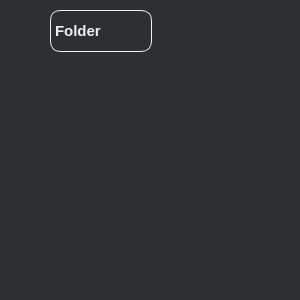
<?xml version="1.0" encoding="UTF-8"?>
<ui version="4.0">
 <class>Explorer</class>
 <widget class="QWidget" name="Explorer">
  <property name="geometry">
   <rect>
    <x>0</x>
    <y>0</y>
    <width>300</width>
    <height>300</height>
   </rect>
  </property>
  <property name="windowTitle">
   <string>Form</string>
  </property>
  <property name="styleSheet">
   <string notr="true">QWidget {
	background-color: rgb(46, 47, 48);
	color: #eee;
	border: none;
}

QLabel {
	border: 1px solid #eee;
	min-width:100px;
	max-width:100px;
	min-height:40px;
	max-height:40px;
	border-radius: 10px;
	qproperty-alignment: AlignCenter;	
	font: 15px;
	font-weight:bold;
}

QPushButton {
	border: 1px solid #eee;
	min-width:100px;
	max-width:100px;
	min-height:35px;
	max-height:40px;
	border-radius: 10px;
	qproperty-alignment: AlignCenter;	
	font: 15px;
	font-weight:bold;
}

QPushButton:pressed {
	background-color: rgb(46, 47, 48);
	color: #eee;
}

QPushButton:hover {
	background-color: rgb(238, 238, 238);
	color: rgb(46, 47, 48);
}

QToolButton {
	border: 1px solid #eee;
	min-width:30px;
	max-width:35px;
	min-height:25px;
	max-height:35px;
	border-radius: 10px;
	font: 20px;
	font-weight:bold;
}

QToolButton:hover {
	background-color: rgb(238, 238, 238);
	color: rgb(46, 47, 48);
}


QToolButton:pressed {
	background-color: rgb(46, 47, 48);
	color: #eee;
}

QToolButton#toolButton_2 {
	background-color:none;
	min-width:15px;
	max-width:15px;
	min-height:15px;
	max-height:15px;
	image: url(:/image/arrowRight.png);
	border:none;
}	

QToolButton#toolButton_2:hover {
	image: url(:/image/arrowRightHover.png);
} 

QToolButton#toolButton_2:pressed {
	image: url(:/image/arrowRight.png);
}</string>
  </property>
  <widget class="QLabel" name="label">
   <property name="geometry">
    <rect>
     <x>50</x>
     <y>10</y>
     <width>102</width>
     <height>42</height>
    </rect>
   </property>
   <property name="text">
    <string>Folder</string>
   </property>
  </widget>
  <widget class="QToolButton" name="toolButton">
   <property name="geometry">
    <rect>
     <x>160</x>
     <y>18</y>
     <width>35</width>
     <height>35</height>
    </rect>
   </property>
   <property name="styleSheet">
    <string notr="true">QToolButton {
	border:none;
	background-color:none;
	image: url(:/image/addFile);
	max-width: 25px;
	max-height: 25px;
}

QToolButton:hover {
	image: url(:/image/addFileHover);
}

QToolButton:pressed {
	image: url(:/image/addFile);
}</string>
   </property>
   <property name="text">
    <string/>
   </property>
  </widget>
  <widget class="QToolButton" name="toolButton_2">
   <property name="geometry">
    <rect>
     <x>25</x>
     <y>25</y>
     <width>15</width>
     <height>15</height>
    </rect>
   </property>
   <property name="text">
    <string/>
   </property>
  </widget>
  <widget class="QWidget" name="widget" native="true">
   <property name="geometry">
    <rect>
     <x>70</x>
     <y>70</y>
     <width>191</width>
     <height>181</height>
    </rect>
   </property>
   <property name="styleSheet">
    <string notr="true"/>
   </property>
   <widget class="QWidget" name="verticalLayoutWidget">
    <property name="geometry">
     <rect>
      <x>10</x>
      <y>50</y>
      <width>160</width>
      <height>80</height>
     </rect>
    </property>
    <layout class="QVBoxLayout" name="verticalLayout"/>
   </widget>
  </widget>
  <widget class="QToolButton" name="addFolder">
   <property name="geometry">
    <rect>
     <x>193</x>
     <y>18</y>
     <width>35</width>
     <height>35</height>
    </rect>
   </property>
   <property name="styleSheet">
    <string notr="true">QToolButton {
	border:none;
	background-color:none;
	image: url(:/image/addFolder);
	max-width: 25px;
	max-height: 25px;
}

QToolButton:hover {
	image: url(:/image/addFolderHover);
}

QToolButton:pressed {
	image: url(:/image/addFolder);
}</string>
   </property>
   <property name="text">
    <string/>
   </property>
  </widget>
  <zorder>toolButton</zorder>
  <zorder>label</zorder>
  <zorder>toolButton_2</zorder>
  <zorder>widget</zorder>
  <zorder>addFolder</zorder>
 </widget>
 <resources/>
 <connections/>
</ui>
